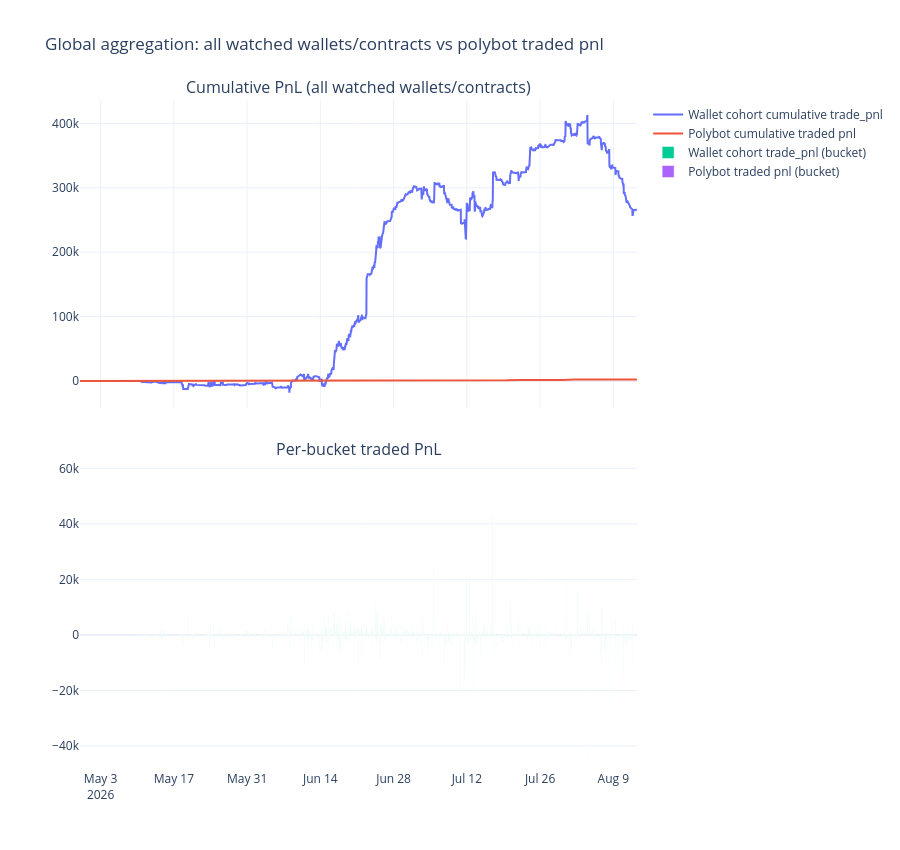

Notebook code cell kept with this figure:
### Code cell
fig_global = make_subplots(
    rows=2, cols=1, shared_xaxes=True, vertical_spacing=0.08,
    subplot_titles=('Cumulative PnL (all watched wallets/contracts)', 'Per-bucket traded PnL')
)

fig_global.add_trace(
    go.Scatter(x=agg.index, y=agg['wallet_cum_trade_pnl'], mode='lines', name='Wallet cohort cumulative trade_pnl'),
    row=1, col=1
)
fig_global.add_trace(
    go.Scatter(x=agg.index, y=agg['polybot_cum_trade_pnl'], mode='lines', name='Polybot cumulative traded pnl'),
    row=1, col=1
)

fig_global.add_trace(
    go.Bar(x=agg.index, y=agg['wallet_trade_pnl'], name='Wallet cohort trade_pnl (bucket)'),
    row=2, col=1
)
fig_global.add_trace(
    go.Bar(x=agg.index, y=agg['polybot_trade_pnl'], name='Polybot traded pnl (bucket)'),
    row=2, col=1
)

fig_global.update_layout(
    height=850, template='plotly_white',
    title='Global aggregation: all watched wallets/contracts vs polybot traded pnl',
    barmode='group',
)
fig_global.show()

### Figure 1 — Plotly figure (JSON) as saved in the notebook; plotly's stock layout.template omitted (floating-point values rounded to 4 significant figures; data arrays with more than 128 entries replaced by an {"elided": "..."} marker saying what was removed)
{"data": [{"mode": "lines", "name": "Wallet cohort cumulative trade_pnl", "type": "scatter", "x": {"elided": "2555 str values"}, "xaxis": "x", "y": {"elided": "2555 float values"}, "yaxis": "y"}, {"mode": "lines", "name": "Polybot cumulative traded pnl", "type": "scatter", "x": {"elided": "2555 str values"}, "xaxis": "x", "y": {"elided": "2555 float values"}, "yaxis": "y"}, {"name": "Wallet cohort trade_pnl (bucket)", "type": "bar", "x": {"elided": "2555 str values"}, "xaxis": "x2", "y": {"elided": "2555 float values"}, "yaxis": "y2"}, {"name": "Polybot traded pnl (bucket)", "type": "bar", "x": {"elided": "2555 str values"}, "xaxis": "x2", "y": {"elided": "2555 float values"}, "yaxis": "y2"}], "layout": {"annotations": [{"font": {"size": 16}, "showarrow": false, "text": "Cumulative PnL (all watched wallets/contracts)", "x": 0.5, "xanchor": "center", "xref": "paper", "y": 1, "yanchor": "bottom", "yref": "paper"}, {"font": {"size": 16}, "showarrow": false, "text": "Per-bucket traded PnL", "x": 0.5, "xanchor": "center", "xref": "paper", "y": 0.46, "yanchor": "bottom", "yref": "paper"}], "barmode": "group", "height": 850, "title": {"text": "Global aggregation: all watched wallets/contracts vs polybot traded pnl"}, "xaxis": {"anchor": "y", "domain": [0, 1], "matches": "x2", "showticklabels": false}, "xaxis2": {"anchor": "y2", "domain": [0, 1]}, "yaxis": {"anchor": "x", "domain": [0.54, 1]}, "yaxis2": {"anchor": "x2", "domain": [0, 0.46]}}}
